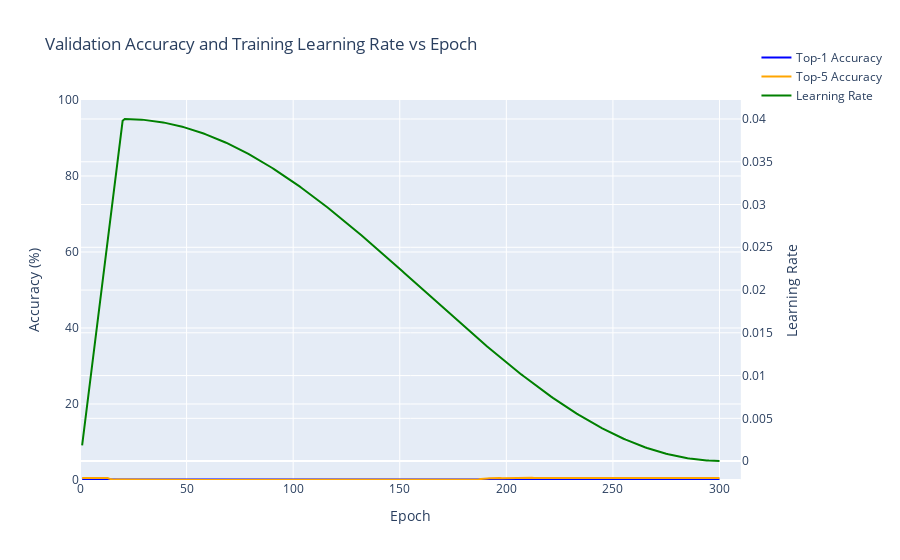

The cell this chart's notebook holds for it:
### Code cell
# SEBNet Adam, LR 4e-02
log_file_path = '/home/robert.breslin/alessandro/paper_2/mmpretrain/work_dirs/pretrain01_staged_lr_adamw_1xb64_in1k/20250721_170837/20250721_170837.log'
epochs, top1, top5, lrs = parse_log_file(log_file_path)
plot_accuracies_and_lr_interactive(epochs, top1, top5, lrs, adam_range)

### Figure 1 — Plotly figure (JSON) as saved in the notebook; plotly's stock layout.template omitted (floating-point values rounded to 4 significant figures; data arrays with more than 128 entries replaced by an {"elided": "..."} marker saying what was removed)
{"data": [{"line": {"color": "blue"}, "name": "Top-1 Accuracy", "type": "scatter", "x": {"elided": "300 int values"}, "xaxis": "x", "y": {"elided": "300 float values"}, "yaxis": "y"}, {"line": {"color": "orange"}, "name": "Top-5 Accuracy", "type": "scatter", "x": {"elided": "300 int values"}, "xaxis": "x", "y": {"elided": "300 float values"}, "yaxis": "y"}, {"line": {"color": "green"}, "name": "Learning Rate", "type": "scatter", "x": {"elided": "300 int values"}, "xaxis": "x", "y": {"elided": "300 float values"}, "yaxis": "y2"}], "layout": {"hovermode": "x unified", "legend": {"x": 1.15, "xanchor": "right", "y": 1.15, "yanchor": "top"}, "title": {"text": "Validation Accuracy and Training Learning Rate vs Epoch"}, "xaxis": {"anchor": "y", "domain": [0, 0.94], "range": [0, 310], "title": {"text": "Epoch"}}, "yaxis": {"anchor": "x", "domain": [0, 1], "range": [0, 100], "title": {"text": "Accuracy (%)"}}, "yaxis2": {"anchor": "x", "overlaying": "y", "side": "right", "title": {"text": "Learning Rate"}}}}
